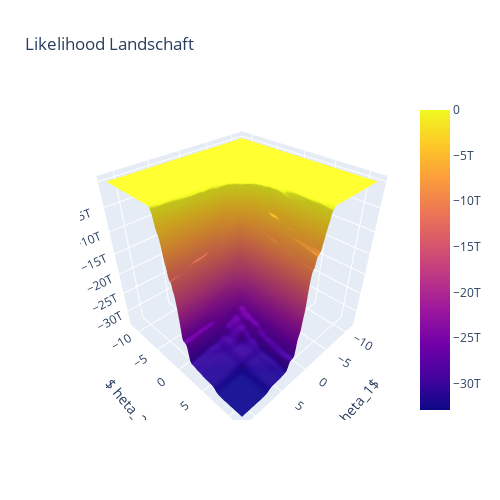

Notebook source saved alongside this figure:
### Markdown cell above
Global View in Bounds

### Code cell
pso = PSOOptim(n_iters=100, n_particles=10, c1=0.5, c2=0.3, w=0.9, visualize=False)
gpr_pso = GaussianProcessRegressor(optimizer=pso.optimize, kernel=RBF(length_scale=(1,1)))

X, y = generate_sample(70, n_dims, lower_bound, upper_bound, target_func, noise_scale=0)
gpr_pso.fit(X.T, y[...,None])

n = 150
x_grid = np.linspace(-11.5, 11.5, n)
y_grid = np.linspace(-11.5, 11.5, n)
X_grid = np.array(np.meshgrid(x_grid, y_grid))
X_grid  = X_grid.swapaxes(0, 2)
X_grid = X_grid.reshape((-1, 2))

z = np.asarray([gpr_pso.log_marginal_likelihood(X) for X in X_grid])
z = z.reshape(n, n)

fig = go.Figure(
    data=go.Surface(x=x_grid, y=y_grid, z=z, ),
    layout=go.Layout(
        title="Mt Bruno Elevation",
        width=500,
        height=500,
    ))
fig.update_layout(template="plotly",
                  title="Likelihood Landschaft",
                  scene = dict(
                  xaxis_title='$\theta_1$',
                  yaxis_title='$\theta_2$',
                  zaxis_title='Likelihood Value'))
fig.show()

### Figure 1 — Plotly figure (JSON) as saved in the notebook; plotly's stock layout.template omitted (floating-point values rounded to 4 significant figures; data arrays with more than 128 entries replaced by an {"elided": "..."} marker saying what was removed)
{"data": [{"type": "surface", "x": {"elided": "150 float values"}, "y": {"elided": "150 float values"}, "z": {"elided": "150x150 float values"}}], "layout": {"height": 500, "scene": {"xaxis": {"title": {"text": "$\theta_1$"}}, "yaxis": {"title": {"text": "$\theta_2$"}}, "zaxis": {"title": {"text": "Likelihood Value"}}}, "title": {"text": "Likelihood Landschaft"}, "width": 500}}
